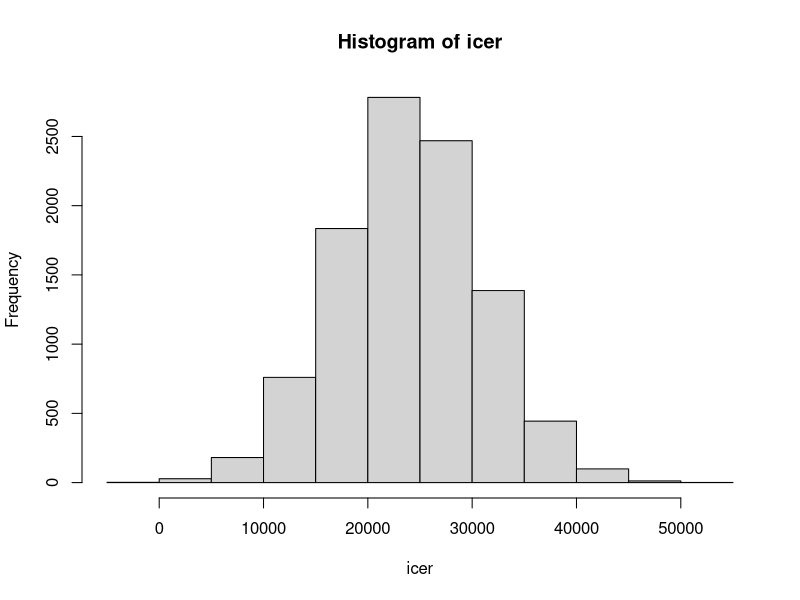

The R source for this figure:
1+2
test=1+2
rep(0,10)
1:120
months=1:120
years=months/12
years
testvector=c(1,3,6,8)
testvector
testvector[3]
years[months==70]
years[months>100]
years[(years>5)&(years<10)]
testmatrix = matrix(c(0.995,0.15,0.02,0.005,0.826,0.04,0,0.024,0.94),ncol=3,byrow=TRUE)

# markov model of cocaine epidemic in los angeles
transition = matrix(c(0.995,0.15,0.02,0.005,0.826,0.04,0,0.024,0.94),ncol=3,byrow=TRUE)
timesteps = 120
pnon = rep(0,timesteps)
prare = rep(0,timesteps)
proutine = rep(0,timesteps)
pnon[1]=1
priorstate =c(pnon[1],prare[1],proutine[1])
transition%*%priorstate 
for (t in 2:timesteps)
{
  priorstate =c(pnon[t-1],prare[t-1],proutine[t-1])
  newstate= transition%*%priorstate 
  pnon[t]=newstate[1]
  prare[t]=newstate[2]
  proutine[t]=newstate[3]
}
pnon[120]
prare[120]
proutine[120]


# after prevention intervention:

transition_prev = matrix(c(0.9975,0.15,0.02,0.0025,0.826,0.04,0,0.024,0.94),ncol=3,byrow=TRUE)
pnon_prev = rep(0,timesteps)
prare_prev = rep(0,timesteps)
proutine_prev = rep(0,timesteps)
pnon_prev[1]=1
for (t in 2:timesteps)
{
  priorstate_prev =c(pnon_prev[t-1],prare_prev[t-1],proutine_prev[t-1])
  newstate_prev= transition_prev%*%priorstate_prev 
  pnon_prev[t]=newstate_prev[1]
  prare_prev[t]=newstate_prev[2]
  proutine_prev[t]=newstate_prev[3]
}
pnon_prev[120]
prare_prev[120]
proutine_prev[120]

# cost-effectiveness analysis:

costs = sum(4000000*(prare*1+proutine*50))
costs_prev = sum(4000000*(prare_prev*1+proutine_prev*50+2*pnon_prev))

qalys = sum(4000000*(pnon*1+prare*(1-0.01)+proutine*(1-0.15)))/12
qalys_prev = sum(4000000*(pnon_prev*1+prare_prev*(1-0.01)+proutine_prev*(1-0.15)))/12

(costs_prev-costs)/(qalys_prev-qalys)


# uncertainty analysis

rnorm(n = 10, mean = 2, sd = 0.5)

costs_prev = rep(0,10000)

prevcost = rnorm(n = 10000, mean = 2, sd = 0.5)

for (val in 1:10000)
{
  costs_prev[val] =sum(4000000*(prare_prev*1+proutine_prev*50+prevcost[val]*pnon_prev))
}
icer = (costs_prev-costs)/(qalys_prev-qalys)

hist(icer)
quantile(icer, c(0.025,0.975))
